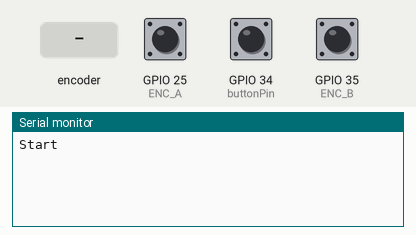
Simulated run of this sketch. Board: ESP32. Shown: the last lines printed to the serial monitor. The inputs (shaded band) are chosen by the test bench; at power-on: GPIO 34 (buttonPin) HIGH, GPIO 25 (ENC_A) HIGH, GPIO 35 (ENC_B) HIGH.

Above: at 1.7 s.
1.8 s: rotary encoder on GPIO 25 (ENC_A) / GPIO 35 (ENC_B) turned 1 step (first pin leading)
At 2.9 s:
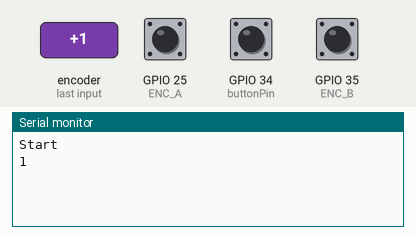
3.5 s: GPIO 34 (buttonPin) pulled LOW for 0.15 s
At 4.7 s:
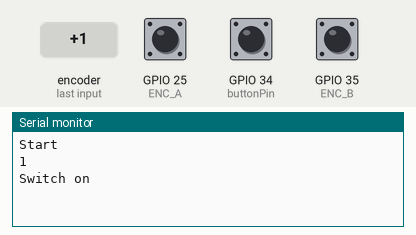
5.1 s: rotary encoder on GPIO 25 (ENC_A) / GPIO 35 (ENC_B) turned 1 step (first pin leading)
At 6.6 s:
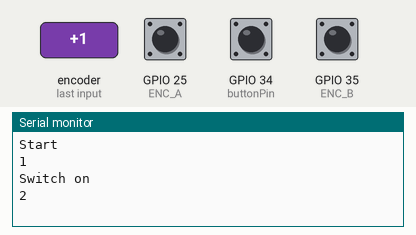

The sketch:

a_esp_encoder_gary3.ino
```cpp
/* Gary's solution  https://garrysblog.com/2021/03/20/reliably-debouncing-rotary-encoders-with-arduino-and-esp32/#more-187
 *  Based on Oleg Mazurov's code for rotary encoder interrupt service routines for AVR micros
   here https://chome.nerpa.tech/mcu/reading-rotary-encoder-on-arduino/
   and using interrupts https://chome.nerpa.tech/mcu/rotary-encoder-interrupt-service-routine-for-avr-micros/
*/
// Define rotary encoder pins white 21, yellow 5, orange 13, vcc, gnd
#define ENC_A 25  // 21 white
#define ENC_B 35  // 5  yellow
volatile int counter = 0;

// button stuff
const int buttonPin = 34; //orange
int buttonState = 0;

void setup() {

  // Set encoder pins and attach interrupts
  pinMode(ENC_A, INPUT_PULLUP);
  pinMode(ENC_B, INPUT_PULLUP);
  attachInterrupt(digitalPinToInterrupt(ENC_A), read_encoder, CHANGE);
  attachInterrupt(digitalPinToInterrupt(ENC_B), read_encoder, CHANGE);

  pinMode(buttonPin, INPUT);

  // Start the serial monitor to show output
  Serial.begin(115200); // Change to 9600 for Nano, 115200 for ESP32
  delay(500);           // Wait for serial to start
  Serial.println("Start");
}

void loop() {
  static int lastCounter = 0;
  if(counter != lastCounter){  // Show and save new value
    Serial.println(counter);
    lastCounter = counter;  }

    buttonState = digitalRead(buttonPin); // button operation
    if (buttonState == LOW) {
     Serial.println("Switch on"); delay(1000); }
}

void read_encoder() {
  // Encoder interrupt routine for both pins. Updates counter
  // if they are valid and have rotated a full indent

  static uint8_t old_AB = 3;  // Lookup table index
  static int8_t encval = 0;   // Encoder value
  static const int8_t enc_states[]  = {0,-1,1,0,1,0,0,-1,-1,0,0,1,0,1,-1,0}; // Lookup table
  static unsigned long lastInterruptTime = 0;
  unsigned long interruptTime = millis();

  old_AB <<=2;  // Remember previous state

  if (digitalRead(ENC_A)) old_AB |= 0x02; // Add current state of pin A
  if (digitalRead(ENC_B)) old_AB |= 0x01; // Add current state of pin B

  encval += enc_states[( old_AB & 0x0f )];

  // Update counter if encoder has rotated a full indent, that is at least 4 steps
  if( encval > 3 ) {                                    // Four steps forward
    if (interruptTime - lastInterruptTime > 40) {       // Greater than 40 milliseconds
      counter ++;                                       // Increase by 1
    } else if (interruptTime - lastInterruptTime > 20){ // Greater than 20 milliseconds
      counter += 3;                                     // Increase by 3
    } else {                                            // Faster than 20 milliseconds
      counter += 10;                                    // Increase by 10
    }
    encval = 0;
    lastInterruptTime = millis();                       // Remember time
  }
  else if( encval < -3 ) {                              // Four steps backwards
    if (interruptTime - lastInterruptTime > 40) {       // Greater than 40 milliseconds
      counter --;                                       // Increase by 1
    } else if (interruptTime - lastInterruptTime > 20){ // Greater than 20 milliseconds
      counter -= 3;                                     // Increase by 3
    } else {                                            // Faster than 20 milliseconds
      counter -= 10;                                    // Increase by 10
    }
    encval = 0;
    lastInterruptTime = millis();                       // Remember time
  }
}
```

Measured:
- after the input at 1.8 s, the serial monitor: prints a new line after 0.08 s (image 1)
- after the input at 3.5 s, the serial monitor: prints a new line at once (image 2)
- after the input at 5.1 s, the serial monitor: prints a new line after 0.08 s (image 3)
